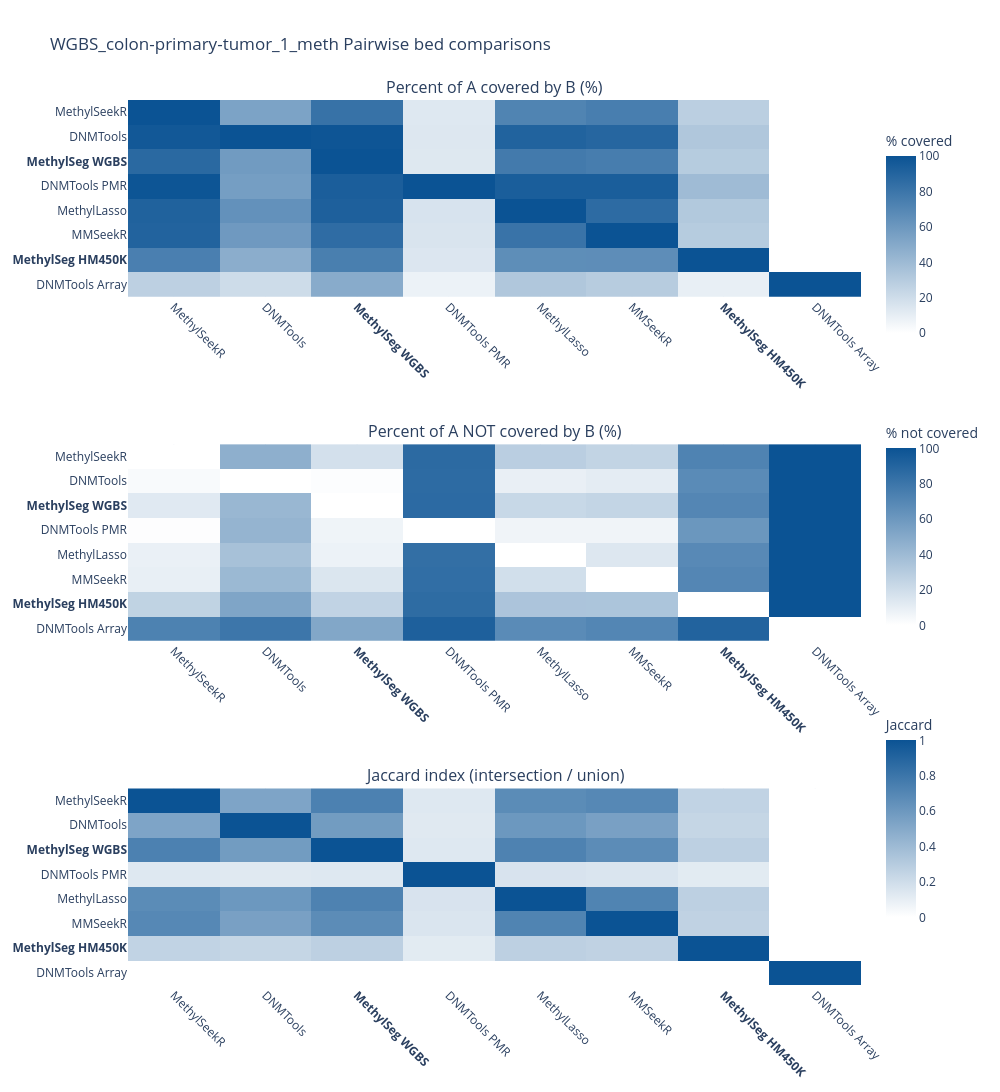

The code cell stored with this chart in its notebook:
### Code cell
COMPARISON_TOOL_LABELS = {
    "methylseg": "MethylSeg WGBS",
    "methylseg_wgbs": "MethylSeg WGBS",
    "methylseg_hm450k": "MethylSeg HM450K",
    "methylseekr": "MethylSeekR",
    "dnmtools": "DNMTools",
    "dnmtools_array": "DNMTools Array",
    "dnmtools_pmr": "DNMTools PMR",
    "mmseekr": "MMSeekR",
    "methyl_lasso": "MethylLasso",
    "methylasso": "MethylLasso",
}

ARRAY_MODE_TOOLS = ["methylseg_hm450k", "dnmtools_array"]
BOLD_HEATMAP_LABELS = {"MethylSeg WGBS", "MethylSeg HM450K"}

def reorder_comparison_matrix(matrix_df: pd.DataFrame) -> pd.DataFrame:
    ordered_tools = [tool for tool in matrix_df.index if tool not in ARRAY_MODE_TOOLS]
    ordered_tools.extend(tool for tool in ARRAY_MODE_TOOLS if tool in matrix_df.index)
    return matrix_df.loc[ordered_tools, ordered_tools]

def relabel_comparison_matrix(matrix_df: pd.DataFrame) -> pd.DataFrame:
    display_df = matrix_df.copy()
    display_labels = [COMPARISON_TOOL_LABELS.get(tool, tool) for tool in display_df.index]
    display_df.index = display_labels
    display_df.columns = display_labels
    return display_df

plot_jaccard_matrix = relabel_comparison_matrix(reorder_comparison_matrix(jaccard_matrix)).round(4)
plot_pct_covered_matrix = relabel_comparison_matrix(
    reorder_comparison_matrix((pct_covered_matrix * 100.0).round(4))
)
plot_pct_not_covered_matrix = (100.0 - plot_pct_covered_matrix).round(4)

white_blue = HEATMAP_COLOR_SCALES["white_to_blue"]

heatmap_names = plot_jaccard_matrix.index.tolist()
heatmap_tick_labels = [
    f"<b>{label}</b>" if label in BOLD_HEATMAP_LABELS else label
    for label in heatmap_names
]

fig = make_subplots(
    rows=3,
    cols=1,
    subplot_titles=(
        "Percent of A covered by B (%)",
        "Percent of A NOT covered by B (%)",
        "Jaccard index (intersection / union)",
    ),
)

fig.add_trace(
    go.Heatmap(
        z=plot_pct_covered_matrix.values,
        x=heatmap_names,
        y=heatmap_names,
        zmin=0,
        zmax=100,
        colorscale=white_blue,
        colorbar=dict(title="% covered", lenmode="fraction", len=0.25, y=0.85),
        hovertemplate="A: %{y}<br>B: %{x}<br>% covered: %{z:.2f}%<extra></extra>",
    ),
    row=1,
    col=1,
)

fig.add_trace(
    go.Heatmap(
        z=plot_pct_not_covered_matrix.values,
        x=heatmap_names,
        y=heatmap_names,
        zmin=0,
        zmax=100,
        colorscale=white_blue,
        colorbar=dict(title="% not covered", lenmode="fraction", len=0.25, y=0.52),
        hovertemplate="A: %{y}<br>B: %{x}<br>% not covered: %{z:.2f}%<extra></extra>",
    ),
    row=2,
    col=1,
)

fig.add_trace(
    go.Heatmap(
        z=plot_jaccard_matrix.values,
        x=heatmap_names,
        y=heatmap_names,
        zmin=0,
        zmax=1,
        colorscale=white_blue,
        colorbar=dict(title="Jaccard", lenmode="fraction", len=0.25, y=0.19),
        hovertemplate="A: %{y}<br>B: %{x}<br>Jaccard: %{z:.4f}<extra></extra>",
    ),
    row=3,
    col=1,
)

fig.update_layout(
    height=1200,
    width=1000,
    title_text=f"{sample_id} Pairwise bed comparisons",
    template="plotly_white",
    margin=dict(l=120, r=40, t=100, b=80),
)

fig.update_yaxes(
    autorange="reversed",
    tickmode="array",
    tickvals=heatmap_names,
    ticktext=heatmap_tick_labels,
)
fig.update_xaxes(
    tickangle=45,
    tickmode="array",
    tickvals=heatmap_names,
    ticktext=heatmap_tick_labels,
)

fig.show()

### Figure 1 — Plotly figure (JSON) as saved in the notebook; plotly's stock layout.template omitted (floating-point values rounded to 4 significant figures)
{"data": [{"colorbar": {"len": 0.25, "lenmode": "fraction", "title": {"text": "% covered"}, "y": 0.85}, "colorscale": [[0, "#FFFFFF"], [1, "#0B5394"]], "hovertemplate": "A: %{y}<br>B: %{x}<br>% covered: %{z:.2f}%<extra></extra>", "type": "heatmap", "x": ["MethylSeekR", "DNMTools", "MethylSeg WGBS", "DNMTools PMR", "MethylLasso", "MMSeekR", "MethylSeg HM450K", "DNMTools Array"], "xaxis": "x", "y": ["MethylSeekR", "DNMTools", "MethylSeg WGBS", "DNMTools PMR", "MethylLasso", "MMSeekR", "MethylSeg HM450K", "DNMTools Array"], "yaxis": "y", "z": [[100.0, 53.53, 81.95, 13.51, 71.62, 74.86, 27.75, 0.0405], [97.11, 100.0, 98.88, 13.99, 90.85, 88.77, 32.37, 0.0555], [87.48, 58.19, 100.0, 13.62, 77.2, 75.46, 29.81, 0.0775], [99.01, 56.5, 93.46, 100.0, 93.66, 93.71, 39.36, 0.0844], [91.51, 63.99, 92.4, 16.33, 100.0, 85.95, 31.52, 0.0615], [90.43, 59.11, 85.39, 15.45, 81.25, 100.0, 29.89, 0.0534], [74.18, 47.7, 74.64, 14.36, 65.95, 66.13, 100.0, 0.0367], [27.2, 20.55, 48.77, 7.742, 32.37, 29.7, 9.222, 100.0]], "zmax": 100, "zmin": 0}, {"colorbar": {"len": 0.25, "lenmode": "fraction", "title": {"text": "% not covered"}, "y": 0.52}, "colorscale": [[0, "#FFFFFF"], [1, "#0B5394"]], "hovertemplate": "A: %{y}<br>B: %{x}<br>% not covered: %{z:.2f}%<extra></extra>", "type": "heatmap", "x": ["MethylSeekR", "DNMTools", "MethylSeg WGBS", "DNMTools PMR", "MethylLasso", "MMSeekR", "MethylSeg HM450K", "DNMTools Array"], "xaxis": "x2", "y": ["MethylSeekR", "DNMTools", "MethylSeg WGBS", "DNMTools PMR", "MethylLasso", "MMSeekR", "MethylSeg HM450K", "DNMTools Array"], "yaxis": "y2", "z": [[0.0, 46.47, 18.05, 86.49, 28.38, 25.14, 72.25, 99.96], [2.888, 0.0, 1.115, 86.01, 9.15, 11.23, 67.63, 99.94], [12.52, 41.81, 0.0, 86.38, 22.8, 24.54, 70.19, 99.92], [0.9905, 43.5, 6.545, 0.0, 6.336, 6.294, 60.64, 99.92], [8.493, 36.01, 7.595, 83.67, 0.0, 14.05, 68.48, 99.94], [9.574, 40.89, 14.61, 84.55, 18.75, 0.0, 70.11, 99.95], [25.82, 52.3, 25.36, 85.64, 34.05, 33.87, 0.0, 99.96], [72.8, 79.45, 51.23, 92.26, 67.63, 70.3, 90.78, 0.0]], "zmax": 100, "zmin": 0}, {"colorbar": {"len": 0.25, "lenmode": "fraction", "title": {"text": "Jaccard"}, "y": 0.19}, "colorscale": [[0, "#FFFFFF"], [1, "#0B5394"]], "hovertemplate": "A: %{y}<br>B: %{x}<br>Jaccard: %{z:.4f}<extra></extra>", "type": "heatmap", "x": ["MethylSeekR", "DNMTools", "MethylSeg WGBS", "DNMTools PMR", "MethylLasso", "MMSeekR", "MethylSeg HM450K", "DNMTools Array"], "xaxis": "x3", "y": ["MethylSeekR", "DNMTools", "MethylSeg WGBS", "DNMTools PMR", "MethylLasso", "MMSeekR", "MethylSeg HM450K", "DNMTools Array"], "yaxis": "y3", "z": [[1.0, 0.5269, 0.7335, 0.1349, 0.6715, 0.6936, 0.253, 0.0004], [0.5269, 1.0, 0.5781, 0.1263, 0.6011, 0.55, 0.2389, 0.0006], [0.7335, 0.5781, 1.0, 0.1349, 0.7259, 0.6684, 0.2707, 0.0008], [0.1349, 0.1263, 0.1349, 1.0, 0.1616, 0.1529, 0.1176, 0.0008], [0.6715, 0.6011, 0.7259, 0.1616, 1.0, 0.7172, 0.2711, 0.0006], [0.6936, 0.55, 0.6684, 0.1529, 0.7172, 1.0, 0.2592, 0.0005], [0.253, 0.2389, 0.2707, 0.1176, 0.2711, 0.2592, 1.0, 0.0004], [0.0004, 0.0006, 0.0008, 0.0008, 0.0006, 0.0005, 0.0004, 1.0]], "zmax": 1, "zmin": 0}], "layout": {"annotations": [{"font": {"size": 16}, "showarrow": false, "text": "Percent of A covered by B (%)", "x": 0.5, "xanchor": "center", "xref": "paper", "y": 1, "yanchor": "bottom", "yref": "paper"}, {"font": {"size": 16}, "showarrow": false, "text": "Percent of A NOT covered by B (%)", "x": 0.5, "xanchor": "center", "xref": "paper", "y": 0.6111, "yanchor": "bottom", "yref": "paper"}, {"font": {"size": 16}, "showarrow": false, "text": "Jaccard index (intersection / union)", "x": 0.5, "xanchor": "center", "xref": "paper", "y": 0.2222, "yanchor": "bottom", "yref": "paper"}], "height": 1200, "margin": {"b": 80, "l": 120, "r": 40, "t": 100}, "title": {"text": "WGBS_colon-primary-tumor_1_meth Pairwise bed comparisons"}, "width": 1000, "xaxis": {"anchor": "y", "domain": [0, 1], "tickangle": 45, "tickmode": "array", "ticktext": ["MethylSeekR", "DNMTools", "<b>MethylSeg WGBS</b>", "DNMTools PMR", "MethylLasso", "MMSeekR", "<b>MethylSeg HM450K</b>", "DNMTools Array"], "tickvals": ["MethylSeekR", "DNMTools", "MethylSeg WGBS", "DNMTools PMR", "MethylLasso", "MMSeekR", "MethylSeg HM450K", "DNMTools Array"]}, "xaxis2": {"anchor": "y2", "domain": [0, 1], "tickangle": 45, "tickmode": "array", "ticktext": ["MethylSeekR", "DNMTools", "<b>MethylSeg WGBS</b>", "DNMTools PMR", "MethylLasso", "MMSeekR", "<b>MethylSeg HM450K</b>", "DNMTools Array"], "tickvals": ["MethylSeekR", "DNMTools", "MethylSeg WGBS", "DNMTools PMR", "MethylLasso", "MMSeekR", "MethylSeg HM450K", "DNMTools Array"]}, "xaxis3": {"anchor": "y3", "domain": [0, 1], "tickangle": 45, "tickmode": "array", "ticktext": ["MethylSeekR", "DNMTools", "<b>MethylSeg WGBS</b>", "DNMTools PMR", "MethylLasso", "MMSeekR", "<b>MethylSeg HM450K</b>", "DNMTools Array"], "tickvals": ["MethylSeekR", "DNMTools", "MethylSeg WGBS", "DNMTools PMR", "MethylLasso", "MMSeekR", "MethylSeg HM450K", "DNMTools Array"]}, "yaxis": {"anchor": "x", "autorange": "reversed", "domain": [0.7778, 1], "tickmode": "array", "ticktext": ["MethylSeekR", "DNMTools", "<b>MethylSeg WGBS</b>", "DNMTools PMR", "MethylLasso", "MMSeekR", "<b>MethylSeg HM450K</b>", "DNMTools Array"], "tickvals": ["MethylSeekR", "DNMTools", "MethylSeg WGBS", "DNMTools PMR", "MethylLasso", "MMSeekR", "MethylSeg HM450K", "DNMTools Array"]}, "yaxis2": {"anchor": "x2", "autorange": "reversed", "domain": [0.3889, 0.6111], "tickmode": "array", "ticktext": ["MethylSeekR", "DNMTools", "<b>MethylSeg WGBS</b>", "DNMTools PMR", "MethylLasso", "MMSeekR", "<b>MethylSeg HM450K</b>", "DNMTools Array"], "tickvals": ["MethylSeekR", "DNMTools", "MethylSeg WGBS", "DNMTools PMR", "MethylLasso", "MMSeekR", "MethylSeg HM450K", "DNMTools Array"]}, "yaxis3": {"anchor": "x3", "autorange": "reversed", "domain": [0, 0.2222], "tickmode": "array", "ticktext": ["MethylSeekR", "DNMTools", "<b>MethylSeg WGBS</b>", "DNMTools PMR", "MethylLasso", "MMSeekR", "<b>MethylSeg HM450K</b>", "DNMTools Array"], "tickvals": ["MethylSeekR", "DNMTools", "MethylSeg WGBS", "DNMTools PMR", "MethylLasso", "MMSeekR", "MethylSeg HM450K", "DNMTools Array"]}}}
